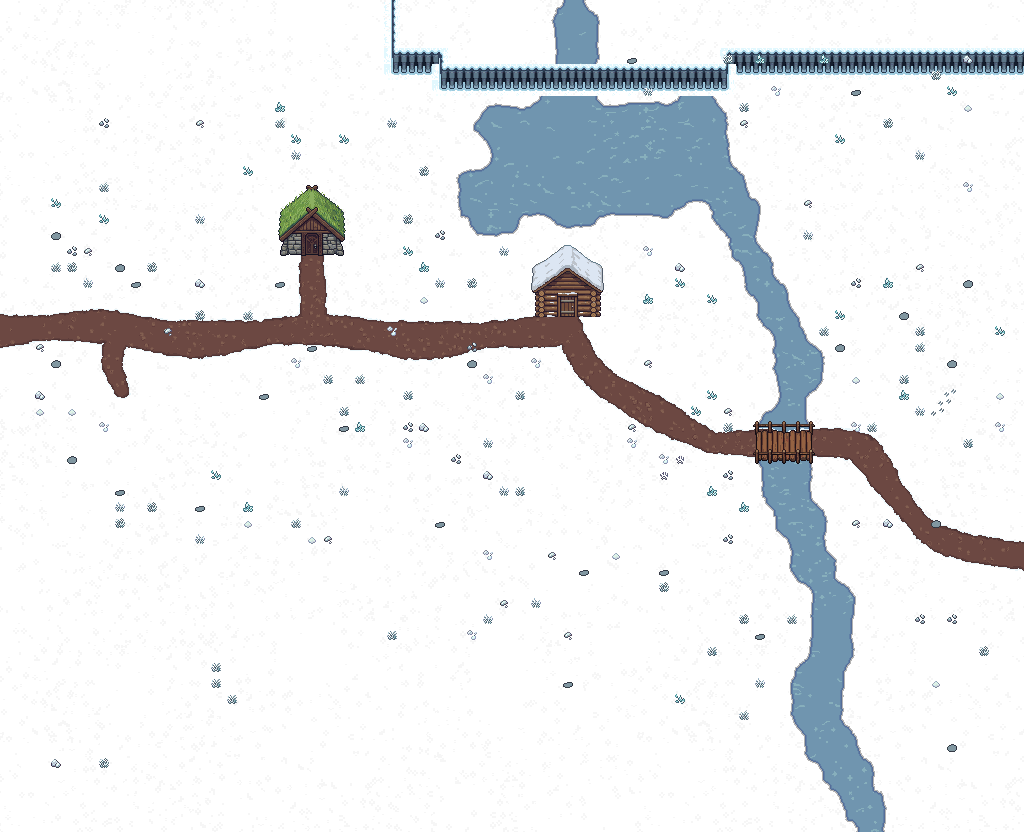

Below is a game level as drawn by its tile map, then a one-line description and the .tmx that defines it (tile-layer data replaced by summaries):
An orthogonal 64x52 tile map with 16x16 px tiles, 6 tile layers (Ground, Terrain, Overlay, Decor, ...), 10 tilesets and 426 objects (4x warp, 4x marker, 3x soundscape, start, safe-zone).

<map version="1.10" tiledversion="1.11.0" orientation="orthogonal" renderorder="right-down" width="64" height="52" tilewidth="16" tileheight="16" infinite="0" nextlayerid="9" nextobjectid="427">
 <tileset firstgid="1" source="../tilesets/frostmere-ground.tsx" />
 <tileset firstgid="1601" source="../tilesets/frostmere-terrain.tsx" />
 <tileset firstgid="1640" source="../tilesets/frostmere-overlay.tsx" />
 <tileset firstgid="2018" source="../tilesets/frostmere-water.tsx" />
 <tileset firstgid="3618" source="../tilesets/frostmere-path.tsx" />
 <tileset firstgid="5218" source="../tilesets/buildings.tsx" />
 <tileset firstgid="6961" source="../tilesets/frostmere-decor.tsx" />
 <tileset firstgid="7028" source="../tilesets/collision.tsx" />
 <tileset firstgid="7030" source="../tilesets/embellishments.tsx" />
 <tileset firstgid="7078" source="../tilesets/frostmere-props.tsx" />
 <layer id="1" name="Ground" width="64" height="52">
  <data>[3328 cells, 3328 non-empty, 1600 distinct tile ids]</data>
 </layer>
 <layer id="2" name="Terrain" width="64" height="52">
  <data>[3328 cells, 410 non-empty, 334 distinct tile ids]</data>
 </layer>
 <layer id="3" name="Overlay" width="64" height="52">
  <data>[3328 cells, 248 non-empty, 248 distinct tile ids]</data>
 </layer>
 <layer id="4" name="Decor" width="64" height="52">
  <data>[3328 cells, 187 non-empty, 29 distinct tile ids]</data>
 </layer>
 <layer id="5" name="Dynamic" width="64" height="52">
  <data>[3328 cells, 50 non-empty, 47 distinct tile ids]</data>
 </layer>
 <layer id="6" name="Collision" width="64" height="52">
  <data>[3328 cells, 3328 non-empty, 2 distinct tile ids]</data>
 </layer>
 <objectgroup id="7" name="Scenery">
  <object id="1" gid="2147490732" x="712" y="-1" width="64" height="64" />
  <object id="2" gid="2147490729" x="188" y="0" width="64" height="64" />
  <object id="3" gid="2147490732" x="-18" y="1" width="64" height="64" />
  <object id="4" gid="7084" x="105" y="1" width="64" height="64" />
  <object id="5" gid="2147490726" x="615" y="1" width="64" height="64" />
  <object id="6" gid="2147490750" x="145" y="2" width="64" height="64" />
  <object id="7" gid="7102" x="169" y="3" width="64" height="64" />
  <object id="8" gid="7194" x="368" y="4" width="64" height="64" />
  <object id="9" gid="7078" x="39" y="5" width="64" height="64" />
  <object id="10" gid="7078" x="745" y="5" width="64" height="64" />
  <object id="11" gid="2147490750" x="19" y="6" width="64" height="64" />
  <object id="12" gid="2147490869" x="352" y="8" width="64" height="64" />
  <object id="13" gid="2147490732" x="249" y="8" width="64" height="64" />
  <object id="14" gid="7084" x="308" y="8" width="64" height="64" />
  <object id="15" gid="2147490732" x="866" y="9" width="64" height="64" />
  <object id="16" gid="2147490869" x="360" y="11" width="64" height="64" />
  <object id="17" gid="7078" x="437" y="11" width="64" height="64" />
  <object id="18" gid="2147490732" x="901" y="11" width="64" height="64" />
  <object id="19" gid="2147490750" x="769" y="12" width="64" height="64" />
  <object id="20" gid="7084" x="662" y="13" width="64" height="64" />
  <object id="21" gid="7081" x="277" y="15" width="64" height="64" />
  <object id="22" gid="2147490806" x="360" y="16" width="64" height="64" />
  <object id="23" gid="7078" x="478" y="16" width="64" height="64" />
  <object id="24" gid="7078" x="824" y="18" width="64" height="64" />
  <object id="25" gid="2147490726" x="932" y="19" width="64" height="64" />
  <object id="26" gid="2147490726" x="985" y="20" width="64" height="64" />
  <object id="27" gid="7158" x="368" y="22" width="64" height="64" />
  <object id="28" gid="2147490726" x="123" y="26" width="64" height="64" />
  <object id="29" gid="2147490726" x="497" y="27" width="64" height="64" />
  <object id="30" gid="7158" x="360" y="28" width="64" height="64" />
  <object id="31" gid="2147490726" x="902" y="28" width="64" height="64" />
  <object id="32" gid="2147490732" x="890" y="29" width="64" height="64" />
  <object id="33" gid="2147490726" x="431" y="33" width="64" height="64" />
  <object id="34" gid="7078" x="-3" y="36" width="64" height="64" />
  <object id="35" gid="7081" x="237" y="37" width="64" height="64" />
  <object id="36" gid="7084" x="74" y="38" width="64" height="64" />
  <object id="37" gid="7078" x="270" y="38" width="64" height="64" />
  <object id="38" gid="2147490726" x="638" y="39" width="64" height="64" />
  <object id="39" gid="2147490726" x="461" y="40" width="64" height="64" />
  <object id="40" gid="2147490726" x="284" y="41" width="64" height="64" />
  <object id="41" gid="2147490726" x="622" y="41" width="64" height="64" />
  <object id="42" gid="2147490750" x="31" y="43" width="64" height="64" />
  <object id="43" gid="2147490732" x="135" y="43" width="64" height="64" />
  <object id="44" gid="2147490726" x="186" y="44" width="64" height="64" />
  <object id="45" gid="7078" x="695" y="47" width="64" height="64" />
  <object id="46" gid="2147490726" x="747" y="47" width="64" height="64" />
  <object id="47" gid="7194" x="398" y="52" width="64" height="64" />
  <object id="48" gid="2147490728" x="824" y="53" width="64" height="64" />
  <object id="49" gid="7080" x="947" y="53" width="64" height="64" />
  <object id="50" gid="7194" x="930" y="53" width="64" height="64" />
  <object id="51" gid="2147490729" x="228" y="54" width="64" height="64" />
  <object id="52" gid="7084" x="-2" y="55" width="64" height="64" />
  <object id="53" gid="2147490869" x="406" y="56" width="64" height="64" />
  <object id="54" gid="7158" x="724" y="59" width="64" height="64" />
  <object id="55" gid="2147490726" x="60" y="60" width="64" height="64" />
  <object id="56" gid="7083" x="828" y="61" width="64" height="64" />
  <object id="57" gid="2147490750" x="124" y="61" width="64" height="64" />
  <object id="58" gid="2147490869" x="804" y="62" width="64" height="64" />
  <object id="59" gid="7080" x="952" y="62" width="64" height="64" />
  <object id="60" gid="7194" x="934" y="62" width="64" height="64" />
  <object id="61" gid="2147490726" x="281" y="63" width="64" height="64" />
  <object id="62" gid="7078" x="154" y="64" width="64" height="64" />
  <object id="63" gid="7079" x="-20" y="65" width="64" height="64" />
  <object id="64" gid="7158" x="445" y="68" width="64" height="64" />
  <object id="65" gid="7083" x="649" y="68" width="64" height="64" />
  <object id="66" gid="2147490869" x="496" y="70" width="64" height="64" />
  <object id="67" gid="7158" x="626" y="70" width="64" height="64" />
  </objectgroup>
 <objectgroup id="8" name="Objects">
  <!-- 13 objects omitted --></objectgroup>
</map>
<!-- 359 of 426 objects omitted -->
